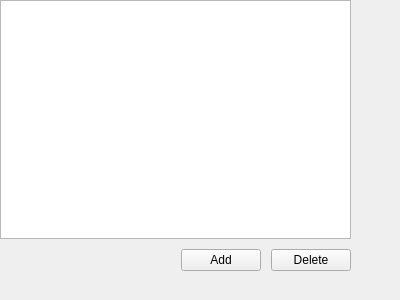
<?xml version="1.0" encoding="UTF-8"?>
<ui version="4.0">
 <class>dirsWizardPage</class>
 <widget class="QWizardPage" name="dirsWizardPage">
  <property name="geometry">
   <rect>
    <x>0</x>
    <y>0</y>
    <width>400</width>
    <height>300</height>
   </rect>
  </property>
  <property name="windowTitle">
   <string>WizardPage</string>
  </property>
  <widget class="QWidget" name="verticalLayoutWidget_12">
   <property name="geometry">
    <rect>
     <x>0</x>
     <y>0</y>
     <width>351</width>
     <height>271</height>
    </rect>
   </property>
   <layout class="QVBoxLayout" name="verticalLayout_15">
    <property name="spacing">
     <number>10</number>
    </property>
    <property name="sizeConstraint">
     <enum>QLayout::SetMinimumSize</enum>
    </property>
    <property name="leftMargin">
     <number>0</number>
    </property>
    <property name="bottomMargin">
     <number>0</number>
    </property>
    <item>
     <widget class="QListWidget" name="listWidget_directories">
      <property name="viewMode">
       <enum>QListView::ListMode</enum>
      </property>
     </widget>
    </item>
    <item>
     <layout class="QHBoxLayout" name="horizontalLayout_12">
      <property name="spacing">
       <number>10</number>
      </property>
      <item>
       <spacer name="horizontalSpacer_12">
        <property name="orientation">
         <enum>Qt::Horizontal</enum>
        </property>
        <property name="sizeHint" stdset="0">
         <size>
          <width>40</width>
          <height>20</height>
         </size>
        </property>
       </spacer>
      </item>
      <item>
       <widget class="QPushButton" name="pushButton_addDirectory">
        <property name="text">
         <string>Add</string>
        </property>
       </widget>
      </item>
      <item>
       <widget class="QPushButton" name="pushButton_deleteDirectory">
        <property name="text">
         <string>Delete</string>
        </property>
       </widget>
      </item>
     </layout>
    </item>
   </layout>
  </widget>
 </widget>
 <resources/>
 <connections/>
</ui>
